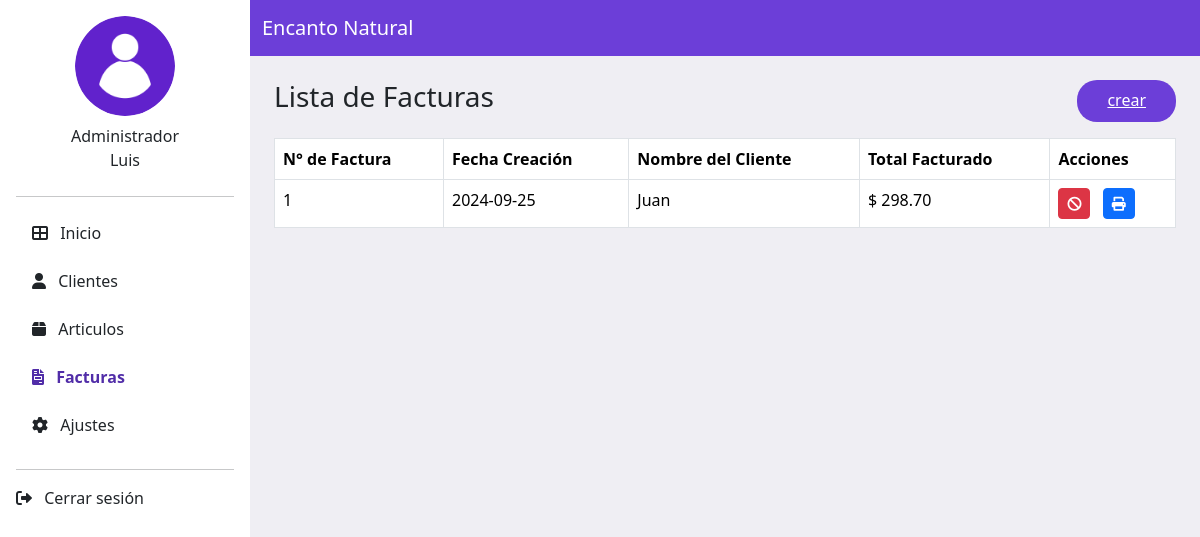
The app's page /vista/facturas.php, older data.
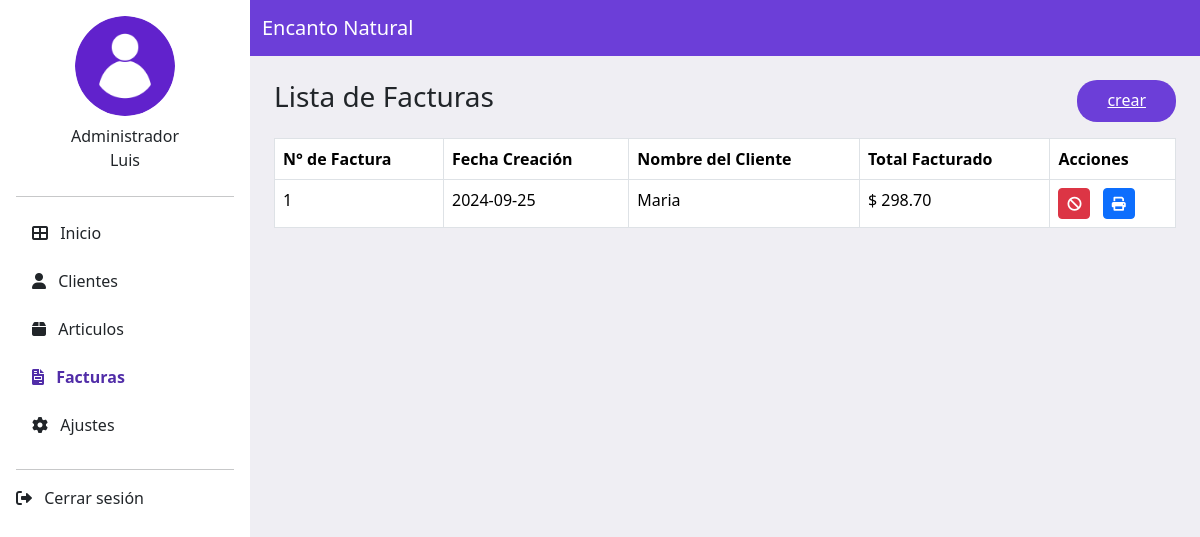
The same page, newer data.
### tables this page shows
CREATE TABLE `factura` (
  `id_factura` int(11) NOT NULL,
  `id_usuario` int(11) NOT NULL,
  `fecha` date NOT NULL,
  `total_ante_impuesto` decimal(10,2) NOT NULL,
  `total_impuesto` decimal(10,2) NOT NULL,
  `porcentaje_impuesto` decimal(5,2) NOT NULL,
  `total_despues_impuesto` decimal(10,2) NOT NULL,
  `monto_pagado` decimal(10,2) NOT NULL,
  `total_a_devolver` decimal(10,2) NOT NULL,
  `nota` text NOT NULL,
  `hora` time DEFAULT NULL,
  `estado` enum('Emitida','Anulada') DEFAULT 'Emitida'
);

CREATE TABLE `cliente` (
  `id_cliente` int(11) NOT NULL,
  `id_usuario` int(11) NOT NULL,
  `nombre` varchar(50) NOT NULL,
  `apellido` varchar(50) NOT NULL,
  `cuil` varchar(20) NOT NULL,
  `domicilio` varchar(255) NOT NULL,
  `celular` varchar(20) DEFAULT NULL,
  `tipoCliente` varchar(50) DEFAULT NULL,
  `dni` int(8) DEFAULT NULL
);

### modelo/conexion.php (called while the page is built, shortened)
<?php
class Conexion
{
    private $conexion;
    public function __construct()
    {
        $this->conexion = new mysqli("localhost:3309", "root", "", "facturacion");
    }
    public function obtener_facturas()
    {
        $sql = "SELECT f.*, c.nombre AS nombre_cliente
            FROM factura f
            join usuario u on u.id_usuario = f.id_usuario
            JOIN cliente c ON u.id_usuario = c.id_cliente";
        $result = $this->conexion->query($sql);
        $facturas = array();
        if ($result->num_rows > 0) {
            while ($row = $result->fetch_assoc()) {
                $facturas[] = $row;
            }
            return $facturas;
        } else {
            return array();
        }
    }
}

### vista/facturas.php (the view, shortened to what this page needs)
<!DOCTYPE html>
<html lang="en">
<head>
  <link href="https://cdn.jsdelivr.net/npm/bootstrap@5.3.3/dist/css/bootstrap.min.css" rel="stylesheet">
  <link rel="stylesheet" href="https://cdnjs.cloudflare.com/ajax/libs/font-awesome/6.0.0-beta3/css/all.min.css">
  <link rel="stylesheet" href="styles.css">
</head>
<body>
  <?php
  include_once("../modelo/conexion.php");
  $modelo = new Conexion();
  $facturas = $modelo->obtener_facturas();
  ?>
  <div class="d-flex">
    <div id="sidebar" class="bg-light p-3">
      <div class="text-center mb-4">
        <img src="img/user1.png" class="rounded-circle" alt="Avatar">
        <p class="mt-2">Administrador <br> Luis</p>
      </div>
      <hr>
      <ul class="nav flex-column">
        <li class="nav-item mb-2">
          <a class="nav-link text-dark" href="admin.php"><i class="fas fa-th-large me-2"></i> Inicio</a>
        </li>
        <li class="nav-item mb-2">
          <a class="nav-link text-dark" href="clientes.php"><i class="fas fa-user me-2"></i> Clientes</a>
        </li>
        <li class="nav-item mb-2">
          <a class="nav-link text-dark" href="articulos.php"><i class="fas fa-box me-2"></i> Articulos</a>
        </li>
        <li class="nav-item mb-2">
          <a class="nav-link text-dark active" href="facturas.php"><i class="fas fa-file-invoice me-2"></i> Facturas</a>
        </li>
        <li class="nav-item mb-2">
          <a class="nav-link text-dark" href="#"><i class="fas fa-cog me-2"></i> Ajustes</a>
        </li>
      </ul>
      <hr>
      <div class="mt-auto">
        <a class="nav-link text-dark" href="#"><i class="fas fa-sign-out-alt me-2"></i> Cerrar sesión</a>
      </div>
    </div>
    <div class="w-100">
      <nav class="navbar navbar-expand-lg navbar-light text-white">
        <div class="container-fluid">
          <span class="navbar-brand text-white">Encanto Natural</span>
        </div>
      </nav>
      <div class="content p-4">
        <div class="d-flex justify-content-between mb-3">
          <h3>Lista de Facturas</h3>
          <a href="craerFactura.php" class="fbtn custom-btn btn-center">crear</a>
        </div>
        <table class="table table-bordered grocery-crud-table table-hover">
          <thead>
            <tr>
              <th>N° de Factura</th>
              <th>Fecha Creación</th>
              <th>Nombre del Cliente</th>
              <th>Total Facturado</th>
              <th>Acciones</th>
            </tr>
          </thead>
          <tbody>
            <?php foreach ($facturas as $factura) : ?>
              <tr>
                <td><?php echo $factura["id_factura"]; ?></td>
                <td><?php echo $factura["fecha"]; ?></td>
                <td><?php echo $factura["nombre_cliente"]; ?></td>
                <td>$ <?php echo $factura["total_despues_impuesto"]; ?></td>
                <td>
                  <a href="../controlador/factura.php?accion=anular&id=<?php echo $factura['id_factura']; ?>" class="btn btn-danger btn-sm me-2">
                    <i class="fas fa-ban"></i>
                  </a>
                  <a href="../controlador/factura.php?accion=imprimir&id=<?php echo $factura['id_factura']; ?>" class="btn btn-primary btn-sm">
                    <i class="fas fa-print"></i>
                  </a>
                </td>
              </tr>
            <?php endforeach; ?>
          </tbody>
        </table>
      </div>
      </div>
    </div>
</body>
</html>

### vista/styles.css (style rules this page uses)
#sidebar { width: 250px; height: 100vh; position: fixed; left: 0; top: 0; overflow-y: auto; background-color: white !important; }
#sidebar .nav-link { font-size: 16px; }
#sidebar .nav-link.active { color: #512da8 !important; border-radius: 5px; font-weight: bold; }
#sidebar img { width: 100px; height: 100px; }
#sidebar .mt-auto { margin-top: auto; }
.content { margin-left: 250px; width: calc(100% - 250px); }
#sidebar .nav-link { color: #343a40; transition: color 0.3s ease-in-out; }
#sidebar .nav-link i { transition: color 0.3s ease-in-out; }
.content { margin-left: 250px; }
.navbar { margin-left: 250px; background-color: #6c3ed8; }
.custom-btn { background-color: #6c3ed8; color: white; border: none; padding: 8px 30px; border-radius: 20px; transition: background-color 0.3s ease; align-items: center; }
body { background-color: #efeef3; }

Row changes from the older to the newer data that the page shows:
changed factura id 1: cliente.nombre "Juan" → "Maria"
